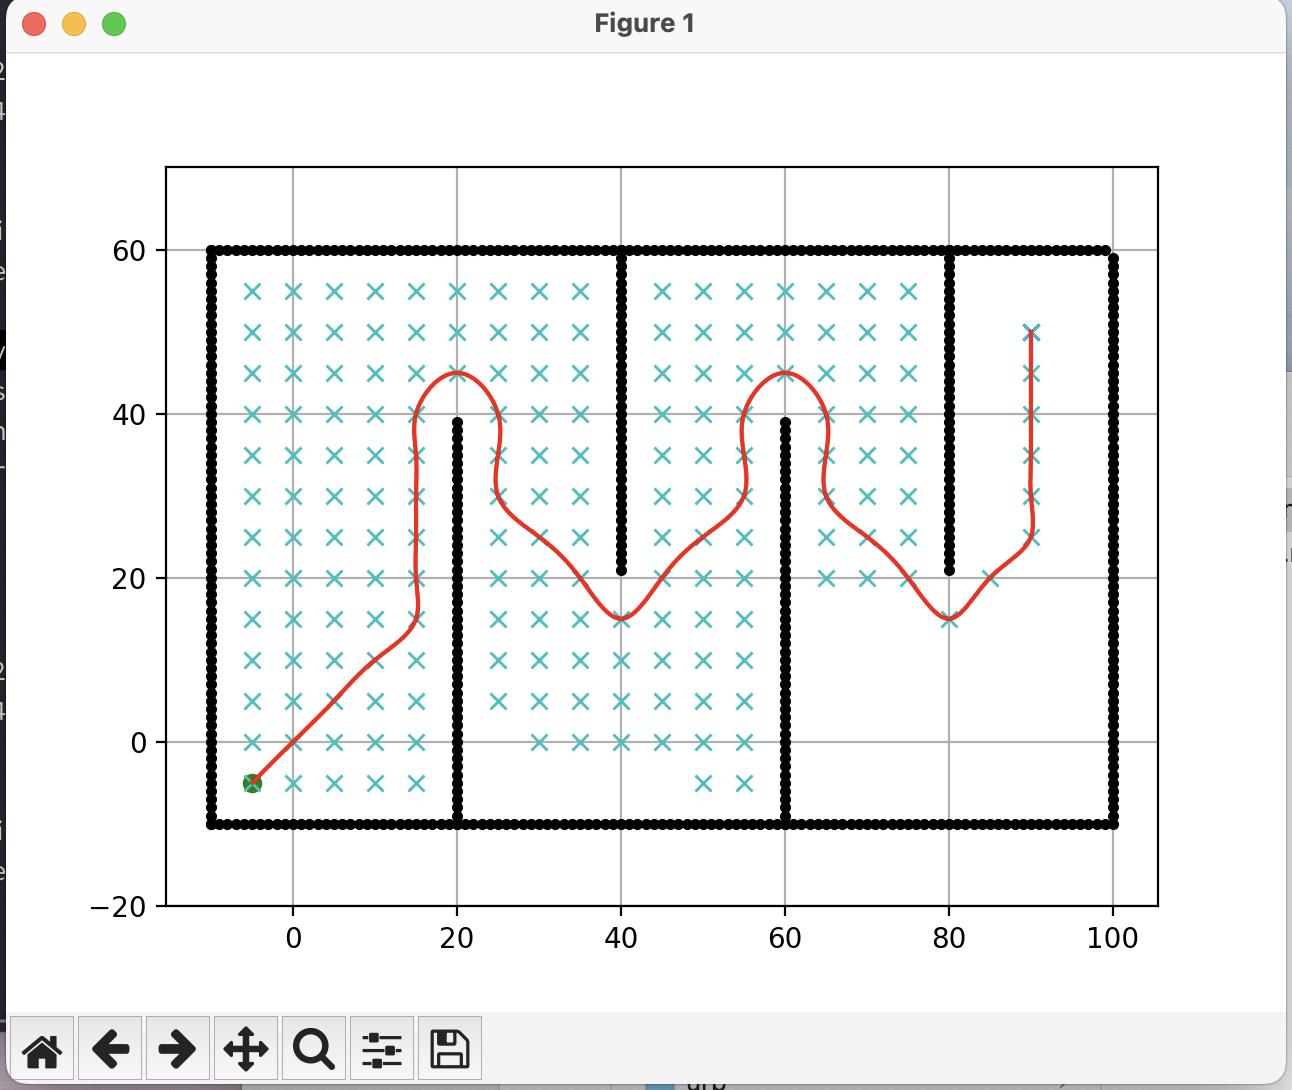

Here is the Python script that generated this plot:
import matplotlib.pyplot as plt
import math
import numpy as np
import bisect

show_animation = True

class CubicSpline1D:
    def __init__(self, x, y):

        h = np.diff(x)
        if np.any(h < 0):
            raise ValueError("x coordinates must be sorted in ascending order")

        self.a, self.b, self.c, self.d = [], [], [], []
        self.x = x
        self.y = y
        self.nx = len(x)  # dimension of x

        # calc coefficient a
        self.a = [iy for iy in y]

        # calc coefficient c
        A = self.__calc_A(h)
        B = self.__calc_B(h, self.a)
        self.c = np.linalg.solve(A, B)

        # calc spline coefficient b and d
        for i in range(self.nx - 1):
            d = (self.c[i + 1] - self.c[i]) / (3.0 * h[i])
            b = 1.0 / h[i] * (self.a[i + 1] - self.a[i]) \
                - h[i] / 3.0 * (2.0 * self.c[i] + self.c[i + 1])
            self.d.append(d)
            self.b.append(b)

    def calc_position(self, x):
        """
        Calc `y` position for given `x`.

        if `x` is outside the data point's `x` range, return None.

        Returns
        -------
        y : float
            y position for given x.
        """
        if x < self.x[0]:
            return None
        elif x > self.x[-1]:
            return None

        i = self.__search_index(x)
        dx = x - self.x[i]
        position = self.a[i] + self.b[i] * dx + \
            self.c[i] * dx ** 2.0 + self.d[i] * dx ** 3.0

        return position

    def calc_first_derivative(self, x):
        """
        Calc first derivative at given x.

        if x is outside the input x, return None

        Returns
        -------
        dy : float
            first derivative for given x.
        """

        if x < self.x[0]:
            return None
        elif x > self.x[-1]:
            return None

        i = self.__search_index(x)
        dx = x - self.x[i]
        dy = self.b[i] + 2.0 * self.c[i] * dx + 3.0 * self.d[i] * dx ** 2.0
        return dy

    def calc_second_derivative(self, x):
        """
        Calc second derivative at given x.

        if x is outside the input x, return None

        Returns
        -------
        ddy : float
            second derivative for given x.
        """

        if x < self.x[0]:
            return None
        elif x > self.x[-1]:
            return None

        i = self.__search_index(x)
        dx = x - self.x[i]
        ddy = 2.0 * self.c[i] + 6.0 * self.d[i] * dx
        return ddy

    def __search_index(self, x):
        """
        search data segment index
        """
        return bisect.bisect(self.x, x) - 1

    def __calc_A(self, h):
        """
        calc matrix A for spline coefficient c
        """
        A = np.zeros((self.nx, self.nx))
        A[0, 0] = 1.0
        for i in range(self.nx - 1):
            if i != (self.nx - 2):
                A[i + 1, i + 1] = 2.0 * (h[i] + h[i + 1])
            A[i + 1, i] = h[i]
            A[i, i + 1] = h[i]

        A[0, 1] = 0.0
        A[self.nx - 1, self.nx - 2] = 0.0
        A[self.nx - 1, self.nx - 1] = 1.0
        return A

    def __calc_B(self, h, a):
        """
        calc matrix B for spline coefficient c
        """
        B = np.zeros(self.nx)
        for i in range(self.nx - 2):
            B[i + 1] = 3.0 * (a[i + 2] - a[i + 1]) / h[i + 1]\
                - 3.0 * (a[i + 1] - a[i]) / h[i]
        return B

class CubicSpline2D:
    def __init__(self, x, y):
        self.s = self.__calc_s(x, y)
        self.sx = CubicSpline1D(self.s, x)
        self.sy = CubicSpline1D(self.s, y)

    def __calc_s(self, x, y):
        dx = np.diff(x)
        dy = np.diff(y)
        self.ds = np.hypot(dx, dy)
        s = [0]
        s.extend(np.cumsum(self.ds))
        return s

    def calc_position(self, s):
        """
        calc position

        Parameters
        ----------
        s : float
            distance from the start point. if `s` is outside the data point's
            range, return None.

        Returns
        -------
        x : float
            x position for given s.
        y : float
            y position for given s.
        """
        x = self.sx.calc_position(s)
        y = self.sy.calc_position(s)

        return x, y

    def calc_curvature(self, s):
        """
        calc curvature

        Parameters
        ----------
        s : float
            distance from the start point. if `s` is outside the data point's
            range, return None.

        Returns
        -------
        k : float
            curvature for given s.
        """
        dx = self.sx.calc_first_derivative(s)
        ddx = self.sx.calc_second_derivative(s)
        dy = self.sy.calc_first_derivative(s)
        ddy = self.sy.calc_second_derivative(s)
        k = (ddy * dx - ddx * dy) / ((dx ** 2 + dy ** 2)**(3 / 2))
        return k

    def calc_yaw(self, s):
        """
        calc yaw

        Parameters
        ----------
        s : float
            distance from the start point. if `s` is outside the data point's
            range, return None.

        Returns
        -------
        yaw : float
            yaw angle (tangent vector) for given s.
        """
        dx = self.sx.calc_first_derivative(s)
        dy = self.sy.calc_first_derivative(s)
        yaw = math.atan2(dy, dx)
        return yaw


def calc_spline_course(x, y, ds=0.1):
    sp = CubicSpline2D(x, y)
    s = list(np.arange(0, sp.s[-1], ds))

    rx, ry, ryaw, rk = [], [], [], []
    for i_s in s:
        ix, iy = sp.calc_position(i_s)
        rx.append(ix)
        ry.append(iy)
        ryaw.append(sp.calc_yaw(i_s))
        rk.append(sp.calc_curvature(i_s))

    return rx, ry, ryaw, rk, s

class Dijkstra:

    def __init__(self, ox, oy, resolution, robot_radius):
        """
        Initialize map for a star planning

        ox: x position list of Obstacles [m]
        oy: y position list of Obstacles [m]
        resolution: grid resolution [m]
        rr: robot radius[m]
        """

        self.min_x = None
        self.min_y = None
        self.max_x = None
        self.max_y = None
        self.x_width = None
        self.y_width = None
        self.obstacle_map = None

        self.resolution = resolution
        self.robot_radius = robot_radius
        self.calc_obstacle_map(ox, oy)
        self.motion = self.get_motion_model()

    class Node:
        def __init__(self, x, y, cost, parent_index):
            self.x = x  # index of grid
            self.y = y  # index of grid
            self.cost = cost
            self.parent_index = parent_index  # index of previous Node

        def __str__(self):
            return str(self.x) + "," + str(self.y) + "," + str(
                self.cost) + "," + str(self.parent_index)

    def planning(self, sx, sy, gx, gy):
        """
        dijkstra path search

        input:
            s_x: start x position [m]
            s_y: start y position [m]
            gx: goal x position [m]
            gx: goal x position [m]

        output:
            rx: x position list of the final path
            ry: y position list of the final path
        """
        # 시작 노드 초기화 x, y, cost, parent_index
        start_node = self.Node(self.calc_xy_index(sx, self.min_x),self.calc_xy_index(sy, self.min_y), 0.0, -1)
        
        # 목표 노드 초기화 x, y, cost, parent_index
        goal_node = self.Node(self.calc_xy_index(gx, self.min_x), self.calc_xy_index(gy, self.min_y), 0.0, -1)

        # open_set : 아직 방문하지 않은 노드, closed_set : 이미 방문한 노드
        open_set, closed_set = dict(), dict()
        
        # 시작 노드를 open_set에 추가
        open_set[self.calc_index(start_node)] = start_node

        #############################################################################
        #::::::::::::::::::::::::::::::main loop::::::::::::::::::::::::::::::::::::#
        #############################################################################
        
        while True:
            # open_set에 저장된 노드 중 cost가 가장 적은 노드의 index 찾기
            # 이 부분에 open_set의 cost에 휴리스틱 함수를 추가하여 astar를 구현해 보세요.
            c_id = min(open_set, key=lambda o: open_set[o].cost + abs(open_set[o].x - goal_node.x) + abs(open_set[o].y - goal_node.y))
            # min_cost = float('inf')  # 초기값을 무한대로 설정
            # for node_id in open_set:
            #     current_cost = open_set[node_id].cost
            #     if current_cost < min_cost:
            #         min_cost = current_cost
            #         c_id = node_id
                        
            # 해당 노드 선택
            current = open_set[c_id]

            # show graph
            if show_animation:
                plt.plot(self.calc_position(current.x, self.min_x), self.calc_position(current.y, self.min_y), "xc")

                # for stopping simulation with the esc key.
                plt.gcf().canvas.mpl_connect('key_release_event',lambda event: [exit(0) if event.key == 'escape' else None])
                if len(closed_set.keys()) % 10 == 0:
                    plt.pause(0.001)

            ##########################################################################
            if current.x == goal_node.x and current.y == goal_node.y:
                print("Find goal")
                goal_node.parent_index = current.parent_index
                goal_node.cost = current.cost
                break
            ##########################################################################
            
            # Remove the item from the open set
            del open_set[c_id]

            # Add it to the closed set
            closed_set[c_id] = current

            # expand search grid based on motion model
            for move_x, move_y, move_cost in self.motion:
                node = self.Node(current.x + move_x,current.y + move_y, current.cost + move_cost, c_id)
                n_id = self.calc_index(node)
                
                # 이미 방문한 노드면 넘어감
                if n_id in closed_set:
                    continue
                
                # 갈 수 있는 노드인지 확인
                if not self.verify_node(node):
                    continue
                
                # 새로운 노드인 경우
                if n_id not in open_set:
                    open_set[n_id] = node  # Discover a new node

                # open_set에 이미 존재하는 노드인 경우, 저장된 cost와 새로운 cost 비교
                else:
                    if open_set[n_id].cost >= node.cost:
                        # This path is the best until now. record it!
                        open_set[n_id] = node

        rx, ry = self.calc_final_path(goal_node, closed_set)

        return rx, ry

    def calc_final_path(self, goal_node, closed_set):
        # generate final course
        rx, ry = [self.calc_position(goal_node.x, self.min_x)], [
            self.calc_position(goal_node.y, self.min_y)]
        parent_index = goal_node.parent_index
        while parent_index != -1:
            n = closed_set[parent_index]
            rx.append(self.calc_position(n.x, self.min_x))
            ry.append(self.calc_position(n.y, self.min_y))
            parent_index = n.parent_index

        return rx, ry

    def calc_position(self, index, minp):
        pos = index * self.resolution + minp
        return pos

    def calc_xy_index(self, position, minp):
        return round((position - minp) / self.resolution)

    def calc_index(self, node):
        # 2D 그리드 상의 노드를 1차원 인덱스로 변환
        return (node.y - self.min_y) * self.x_width + (node.x - self.min_x)

    def verify_node(self, node):
        px = self.calc_position(node.x, self.min_x)
        py = self.calc_position(node.y, self.min_y)

        if px < self.min_x:
            return False
        if py < self.min_y:
            return False
        if px >= self.max_x:
            return False
        if py >= self.max_y:
            return False

        if self.obstacle_map[node.x][node.y]:
            return False

        return True

    def calc_obstacle_map(self, ox, oy):
        # 클래스 멤버 변수인 obstacle_map 설정
        
        # 최소, 최대 x 및 y 위치 계산 및 출력
        self.min_x = round(min(ox))
        self.min_y = round(min(oy))
        self.max_x = round(max(ox))
        self.max_y = round(max(oy))
        print("min_x:", self.min_x)
        print("min_y:", self.min_y)
        print("max_x:", self.max_x)
        print("max_y:", self.max_y)

        # x 및 y 너비 계산 및 출력
        self.x_width = round((self.max_x - self.min_x) / self.resolution)
        self.y_width = round((self.max_y - self.min_y) / self.resolution)
        print("x_width:", self.x_width)
        print("y_width:", self.y_width)

        # obstacle map generation
        self.obstacle_map = [[False for _ in range(self.y_width)]
                             for _ in range(self.x_width)]
        for ix in range(self.x_width):
            x = self.calc_position(ix, self.min_x)
            for iy in range(self.y_width):
                y = self.calc_position(iy, self.min_y)
                for iox, ioy in zip(ox, oy):
                    d = math.hypot(iox - x, ioy - y)
                    if d <= self.robot_radius:
                        self.obstacle_map[ix][iy] = True
                        break

    @staticmethod
    def get_motion_model():
        # 순서대로 dx, dy, cost
        motion = [[1, 0, 1],
                  [0, 1, 1],
                  [-1, 0, 1],
                  [0, -1, 1],
                  [-1, -1, math.sqrt(2)],
                  [-1, 1, math.sqrt(2)],
                  [1, -1, math.sqrt(2)],
                  [1, 1, math.sqrt(2)]]

        return motion


def main():
    print(__file__ + " start!!")

    # start and goal position
    sx = -5.0  # [m]
    sy = -5.0  # [m]
    gx = 90.0  # [m]
    gy = 50.0  # [m]
    grid_size = 5.0  # [m]
    robot_radius = 2.0  # [m]

    # set obstacle positions
    ox, oy = [], []
    for i in range(-10, 100):
        ox.append(i)
        oy.append(-10.0)
        
    for i in range(-10,100):
        ox.append(i)
        oy.append(60.0)
        
    for i in range(-10, 60):
        ox.append(100.0)
        oy.append(i)

    for i in range(-10, 61):
        ox.append(-10.0)
        oy.append(i)
    
    # obstacles    
    for i in range(-10, 40):
        ox.append(20.0)
        oy.append(i)
        
    for i in range(0, 40):
        ox.append(40.0)
        oy.append(60.0 - i)
    
    for i in range(-10, 40):
        ox.append(60.0)
        oy.append(i)
    
    for i in range(0, 40):
        ox.append(80.0)
        oy.append(60.0 - i)


    if show_animation:  # pragma: no cover
        plt.plot(ox, oy, ".k")
        plt.plot(sx, sy, "og")
        plt.plot(gx, gy, "xb")
        plt.grid(True)
        plt.axis("equal")

    dijkstra = Dijkstra(ox, oy, grid_size, robot_radius)
    rx, ry = dijkstra.planning(sx, sy, gx, gy)
    rx, ry, _, _, _ = calc_spline_course(rx, ry)

    if show_animation:  # pragma: no cover
        plt.plot(rx, ry, "-r")
        plt.pause(0.01)
        plt.show()


if __name__ == '__main__':
    main()
